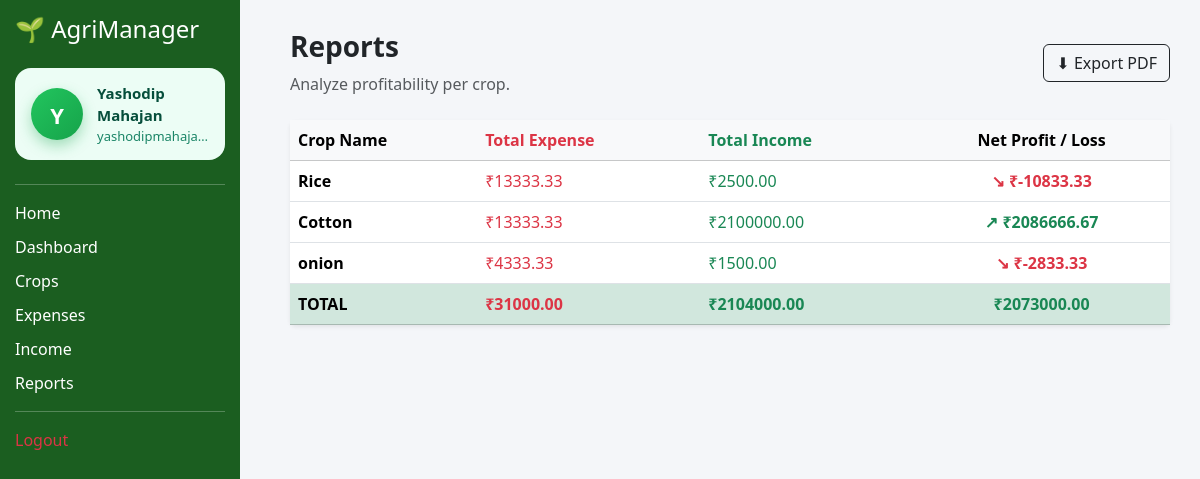
Screenshot of /reports (signed in) with the database file from the repository.
### app.py (models this page shows)
class User(db.Model):
    id = db.Column(db.Integer, primary_key=True)
    name = db.Column(db.String(100))
    email = db.Column(db.String(100), unique=True)
    password = db.Column(db.String(200))

class Crop(db.Model):
    id = db.Column(db.Integer, primary_key=True)
    crop_name = db.Column(db.String(100))
    area = db.Column(db.Float)
    season = db.Column(db.String(50))
    planted_date = db.Column(db.String(20))
    created_at = db.Column(db.DateTime, default=datetime.utcnow)
    user_id = db.Column(db.Integer, db.ForeignKey("user.id"), nullable=False)

### app.py (the view)
@app.route("/reports")
def reports():
    user_id = session.get("user")
    crops = Crop.query.filter_by(user_id=user_id).all()
    report_data = []
    total_income = total_expense = 0
    general_expense = db.session.query(func.sum(Expense.amount)) \
        .filter(Expense.user_id == user_id, Expense.crop_id == None).scalar() or 0
    general_income = db.session.query(func.sum(Income.total_amount)) \
        .filter(Income.user_id == user_id, Income.crop_id == None).scalar() or 0
    per_crop_expense = general_expense / len(crops) if crops else 0
    per_crop_income = general_income / len(crops) if crops else 0
    for crop in crops:
        crop_exp = db.session.query(func.sum(Expense.amount)) \
            .filter(Expense.crop_id == crop.id, Expense.user_id == user_id).scalar() or 0
        crop_inc = db.session.query(func.sum(Income.total_amount)) \
            .filter(Income.crop_id == crop.id, Income.user_id == user_id).scalar() or 0
        final_exp = crop_exp + per_crop_expense
        final_inc = crop_inc + per_crop_income
        profit = final_inc - final_exp
        total_expense += final_exp
        total_income += final_inc
        report_data.append({
            "crop_name": crop.crop_name,   # ✅ MATCH TEMPLATE
            "expense": round(final_exp, 2),
            "income": round(final_inc, 2),
            "profit": round(profit, 2)
        })
    net_profit = total_income - total_expense
    return render_template(
        "reports.html",
        report_data=report_data,
        total_income=round(total_income, 2),
        total_expense=round(total_expense, 2),
        net_profit=round(net_profit, 2),
        current_user=get_current_user()
    )

### app.py (called while the page is built)
def get_current_user():
    if "user" in session:
        return User.query.get(session["user"])
    return None

### templates/reports.html
 {% extends "base.html" %}
{% block content %}
<div class="d-flex justify-content-between align-items-center mb-4">
    <div>
        <h3 class="fw-bold">Reports</h3>
        <p class="text-muted mb-0">Analyze profitability per crop.</p>
    </div>
    <a href="{{ url_for('download_report_pdf') }}" class="btn btn-outline-dark">
        ⬇ Export PDF
    </a>
</div>
<table class="table table-hover shadow-sm bg-white rounded">
    <thead class="table-light">
        <tr>
            <th>Crop Name</th>
            <th class="text-danger">Total Expense</th>
            <th class="text-success">Total Income</th>
            <th class="text-center">Net Profit / Loss</th>
        </tr>
    </thead>
    <tbody>
        {% for r in report_data %}
        <tr>
            <td class="fw-bold">{{ r.crop_name }}</td>
            <td class="text-danger">
                ₹{{ "%.2f"|format(r.expense) }}
            </td>
            <td class="text-success">
                ₹{{ "%.2f"|format(r.income) }}
            </td>
            <td class="fw-bold text-center">
                {% if r.profit >= 0 %}
                <span class="text-success">↗ ₹{{ "%.2f"|format(r.profit) }}</span>
                {% else %}
                <span class="text-danger">↘ ₹{{ "%.2f"|format(r.profit) }}</span>
                {% endif %}
            </td>
        </tr>
        {% endfor %}
    </tbody>
    <tfoot class="table-success fw-bold">
        <tr>
            <td>TOTAL</td>
            <td class="text-danger">₹{{ "%.2f"|format(total_expense) }}</td>
            <td class="text-success">₹{{ "%.2f"|format(total_income) }}</td>
            <td class="text-center">
                {% if net_profit >= 0 %}
                <span class="text-success">₹{{ "%.2f"|format(net_profit) }}</span>
                {% else %}
                <span class="text-danger">₹{{ "%.2f"|format(net_profit) }}</span>
                {% endif %}
            </td>
        </tr>
    </tfoot>
</table>
{% endblock %}

### templates/base.html (shortened to what this page needs)
<!DOCTYPE html>
<html lang="en">
<head>
    <link href="https://cdn.jsdelivr.net/npm/bootstrap@5.3.2/dist/css/bootstrap.min.css" rel="stylesheet">
    <link rel="stylesheet" href="{{ url_for('static', filename='css/style.css') }}">
</head>
<body>
    <nav id="sidebar" >
        <h4 class="mb-4">🌱 AgriManager</h4>
        {% if current_user %}
        <div class="user-card">
            <div class="avatar">
             <span>  {{ current_user.name[0]|upper }}</span>
            </div>
            <div class="user-info">
                <div class="name">{{ current_user.name }}</div>
                <div class="email" title="{{ current_user.email }}">
                    {{ current_user.email }}
                </div>
            </div>
        </div>
        {% endif %}
        <hr>
        <a href="{{ url_for('home') }}" >Home</a>
        <a href="{{ url_for('crop_dashboard') }}" >Dashboard</a>
        <a href="{{ url_for('crops') }}" >Crops</a>
        <a href="{{ url_for('expenses') }}" >Expenses</a>
        <a href="{{ url_for('income') }}" >Income</a>
        <a href="{{ url_for('reports') }}" >Reports</a>
        <hr>
        <a class="text-danger" href="{{ url_for('logout') }}">Logout</a>
    </nav>
    <div class="main-content">
        {% block content %}
        {% endblock %}
    </div>
</body>
</html>

### static/css/style.css (style rules this page uses)
body { background:#f4f6f9; }
#sidebar { width:220px; background:#1b5e20; color:white; min-height:100vh; padding:15px; }
#sidebar a { color:white; display:block; margin:10px 0; text-decoration:none; }
body { background-color: #f4f6f9; font-family: 'Segoe UI', sans-serif; }
.main-content { margin-left: 260px; padding: 30px; }
#sidebar { position: fixed; top: 0; left: 0; width: 240px; height: 100vh; overflow-y: auto; }
body { overflow-x: hidden; }
.user-box, .user-card { display: flex; align-items: center; gap: 14px; padding: 14px 16px; background: #ecfdf5; border-radius: 16px; margin-bottom: 24px; }
.avatar, .user-avatar { width: 52px; height: 52px; min-width: 52px; border-radius: 50%; background: linear-gradient(135deg, #22c55e, #16a34a); color: #ffffff; display: grid; place-items: center; font-size: 22px; font-weight: 800; text-transform: uppercase; font-family: system-ui, -apple-system, "Segoe UI", Roboto, sans-serif; box-shadow: 0 6px 14px rgba(22, 163, 74, 0.35); }
.avatar span, .user-avatar span { display: block; transform: translateY(1px); }
.user-info { display: flex; flex-direction: column; }
.user-info strong, .user-info .name { font-size: 15px; font-weight: 600; color: #064e3b; }
.user-info small, .user-info .email { font-size: 13px; color: #047857; opacity: 0.9; }
.user-info { min-width: 0; }
.user-info .email { max-width: 160px; white-space: nowrap; overflow: hidden; text-overflow: ellipsis; display: block; font-size: 13px; color: #047857; opacity: 0.9; }

### rows the page displays
User: name "Y", name "Yashodip Mahajan", email "yashodipmahaja…"
Crop: crop_name "Rice", expense "13333.33", income "2500.00", profit "-10833.33"
Crop: crop_name "Cotton", expense "13333.33", income "2100000.00", profit "2086666.67"
Crop: crop_name "onion", expense "4333.33", income "1500.00", profit "-2833.33"

### other values shown
{{ "%.2f"|format(total_expense) }} "31000.00"
{{ "%.2f"|format(total_income) }} "2104000.00"
{{ "%.2f"|format(net_profit) }} "2073000.00"
